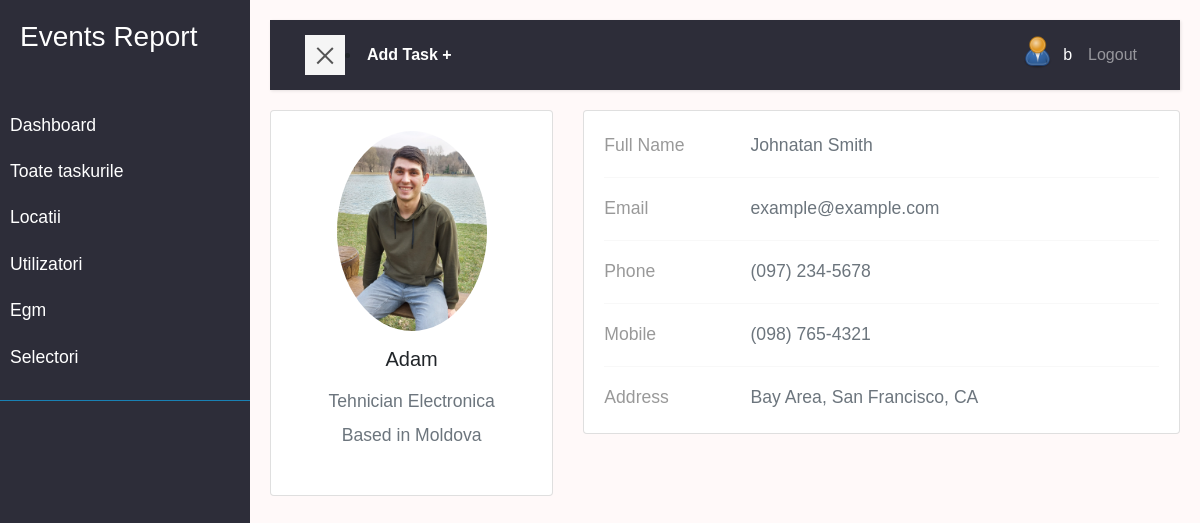
Screenshot of /user/user_profile/2b02793c-a245-4307-9eb9-e36dfb9f39a6/ (signed in) with the database file from the repository.
### user/models.py (models this page shows, shortened)
class Profile(models.Model):
    user = models.OneToOneField(
        User, on_delete=models.CASCADE, null=True, blank=True)
    nume = models.CharField(max_length=200, blank=True, null=True)
    prenume = models.CharField(max_length=200, blank=True, null=True)
    email = models.EmailField(max_length=500, blank=True, null=True)
    username = models.CharField(max_length=200, blank=True, null=True)
    location = models.CharField(max_length=200, blank=True, null=True)
    functie = models.CharField(max_length=200, blank=True, null=True)
    profile_image = models.ImageField(null=True, blank=True, upload_to='profiles/', default='profiles/user-default.png')
    url_github = models.CharField(max_length=200, blank=True, null=True)
    url_facebook = models.CharField(max_length=200, blank=True, null=True)
    created = models.DateTimeField(auto_now_add=True)
    id = models.UUIDField(default=uuid.uuid4, unique=True,
                        primary_key=True, editable=False)
    class Meta:
        ordering = ['created']
    @property
    def imageURL(self):
        try:
            url = self.profile_image.url
        except:
            url = ''
        return url

### user/views.py (the view)
# urls.py: path('user_profile/<str:pk>/', views.userProfile, name='user_profile'),
def userProfile(request, pk):
    profile = Profile.objects.get(id=pk)
    context = {'profile': profile}
    return render(request, 'user/user_profile.html', context)

### user/templates/user/user_profile.html (shortened to what this page needs)
{% extends 'main.html' %}
{% block content %}
  <section >
      <div class="row">
        <div class="col-lg-4">
          <div class="card mb-4">
            <div class="card-body text-center">
              <img src="{{profile.imageURL}}" alt="avatar"
                class="rounded-circle img-fluid" style="width: 150px;">
              <h5 class="my-3">{{profile.nume}}</h5>
              <p class="text-muted mb-1">{{profile.functie}}</p>
              <p class="text-muted mb-4">Based in {{profile.location}}</p>
            </div>
          </div>
        </div>
        <div class="col-lg-8">
          <div class="card mb-4">
            <div class="card-body">
              <div class="row">
                <div class="col-sm-3">
                  <p class="mb-0">Full Name</p>
                </div>
                <div class="col-sm-9">
                  <p class="text-muted mb-0">Johnatan Smith</p>
                </div>
              </div>
              <hr>
              <div class="row">
                <div class="col-sm-3">
                  <p class="mb-0">Email</p>
                </div>
                <div class="col-sm-9">
                  <p class="text-muted mb-0">example@example.com</p>
                </div>
              </div>
              <hr>
              <div class="row">
                <div class="col-sm-3">
                  <p class="mb-0">Phone</p>
                </div>
                <div class="col-sm-9">
                  <p class="text-muted mb-0">(097) 234-5678</p>
                </div>
              </div>
              <hr>
              <div class="row">
                <div class="col-sm-3">
                  <p class="mb-0">Mobile</p>
                </div>
                <div class="col-sm-9">
                  <p class="text-muted mb-0">(098) 765-4321</p>
                </div>
              </div>
              <hr>
              <div class="row">
                <div class="col-sm-3">
                  <p class="mb-0">Address</p>
                </div>
                <div class="col-sm-9">
                  <p class="text-muted mb-0">Bay Area, San Francisco, CA</p>
                </div>
              </div>
            </div>
          </div>
        </div>
      </div>
  </section>
{% endblock content %}

### templates/navbar.html (shortened to what this page needs)
    <div class="wrapper">
        <nav id="sidebar" >
            <div class="sidebar-header">
                <h3>Events Report</h3>
            </div>
            <ul class="list-unstyled components">
                <li >
                   <a href="{% url 'dashboard' %}">Dashboard</a>
                   <a href="{% url 'tasks'%}">Toate taskurile</a>
                   <a href="{% url 'locations' %}">Locatii</a>
                   <a href="{% url 'profiles' %}">Utilizatori</a>
                   <a href="{% url 'egm' %}">Egm</a>
                   <a href="{% url 'selectori' %}">Selectori</a>
                </li>
            </ul>
        </nav>
        <div id="content">
            <nav class="navbar navbar-expand-lg navbar-dark bg-nn">
                <div class="container-fluid">
                    <button type="button" id="sidebarCollapse" class="navbar-btn btn-blue ">
                        <span></span>
                    </button> <li class="nav-item active "><a  class="text-white fw-bold" href="{% url 'task-form' %}?next=/">Add Task +</a></li>
                    <div class="collapse navbar-collapse  " id="navbarSupportedContent">
                        <ul class="nav navbar-nav  ml-auto">
                            {% if request.user.is_authenticated %}
                            <li class="nav-item active"><a class="" href="{% url 'account' %}"><img src="{{request.user.profile.imageURL}}"
                                alt="avatar"class="rounded-circle img-fluid" style="width: 35px;"></a></li>
                            <li class="nav-item active"><a class="nav-link" href="{% url 'account' %}">{{request.user.profile.nume}}</a></li>
                            <li class="nav-item"><a class="nav-link" href="{% url 'logout' %}">Logout</a></li>
                            {% else %}
                            <li class="nav-item"><a class="nav-link" href="{% url 'login' %}">Login/Sign Up</a></li>
                            {% endif %}
                        </ul>
                    </div>
                </div>
            </nav>
</body>
</html>

### static/styles/app.css (style rules this page uses)
:root { --color-sub: #2d2d39; --color-sub1: #12528f; }

### static/styles/main.css (style rules this page uses)
:root { --color-sub: #2d2d39; --color-sub1: #275179; }
body { font-family: 'Poppins', sans-serif; background: #fff9f9; }
p { font-family: 'Poppins', sans-serif; font-size: 1.1em; font-weight: 300; line-height: 1.7em; color: #999; }
a, a:hover, a:focus { color: inherit; text-decoration: none; transition: all 0.3s; }
.navbar { padding: 15px 20px; background: var(--color-sub); border: none; border-radius: 0; margin-bottom: 20px; box-shadow: 1px 1px 3px rgba(0, 0, 0, 0.1); }
.navbar-btn { box-shadow: none; outline: none !important; border: none; }
.wrapper { display: flex; width: 100%; align-items: stretch; perspective: 1500px; }
#sidebar { min-width: 250px; max-width: 250px; background: var(--color-sub); color: #fff; transition: all 0.6s cubic-bezier(0.945, 0.020, 0.270, 0.665); transform-origin: bottom left; }
#sidebar .sidebar-header { padding: 20px; background:var(--color-sub); }
#sidebar ul.components { padding: 20px 0; border-bottom: 1px solid #1981b4; }
#sidebar ul li a { padding: 10px; font-size: 1.1em; display: block; }
#content { width: 100%; padding: 20px; min-height: 100vh; transition: all 0.3s; }
#sidebarCollapse { width: 40px; height: 40px; background: #f5f5f5; cursor: pointer; }
#sidebarCollapse span { width: 80%; height: 2px; margin: 0 auto; display: block; background: #555; transition: all 0.8s cubic-bezier(0.810, -0.330, 0.345, 1.375); transition-delay: 0.2s; }
#sidebarCollapse span:last-of-type { transform: rotate(-45deg) translate(1px, -1px); }

### rows the page displays
Profile: imageURL (picture), nume "Adam", functie "Tehnician Electronica", location "Moldova"

### other values shown
{{ request.user.profile.nume }} "b"
